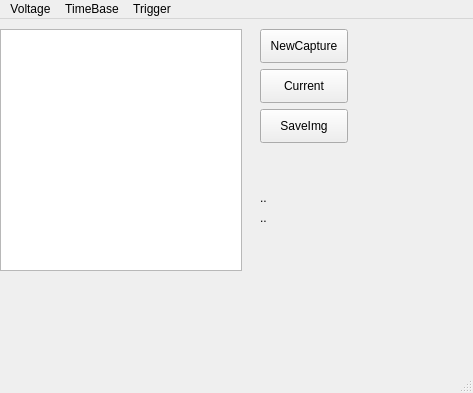
<?xml version="1.0" encoding="UTF-8"?>
<ui version="4.0">
 <class>QtDSO</class>
 <widget class="QMainWindow" name="QtDSO">
  <property name="geometry">
   <rect>
    <x>0</x>
    <y>0</y>
    <width>473</width>
    <height>393</height>
   </rect>
  </property>
  <property name="windowTitle">
   <string>MainWindow</string>
  </property>
  <widget class="QWidget" name="centralwidget">
   <widget class="QGraphicsView" name="graphicsView">
    <property name="geometry">
     <rect>
      <x>0</x>
      <y>10</y>
      <width>242</width>
      <height>242</height>
     </rect>
    </property>
    <property name="sizePolicy">
     <sizepolicy hsizetype="Fixed" vsizetype="Maximum">
      <horstretch>0</horstretch>
      <verstretch>0</verstretch>
     </sizepolicy>
    </property>
    <property name="minimumSize">
     <size>
      <width>242</width>
      <height>242</height>
     </size>
    </property>
    <property name="maximumSize">
     <size>
      <width>242</width>
      <height>242</height>
     </size>
    </property>
    <property name="verticalScrollBarPolicy">
     <enum>Qt::ScrollBarAlwaysOff</enum>
    </property>
    <property name="horizontalScrollBarPolicy">
     <enum>Qt::ScrollBarAlwaysOff</enum>
    </property>
   </widget>
   <widget class="QPushButton" name="pushButtonReq">
    <property name="geometry">
     <rect>
      <x>260</x>
      <y>10</y>
      <width>88</width>
      <height>34</height>
     </rect>
    </property>
    <property name="text">
     <string>NewCapture</string>
    </property>
   </widget>
   <widget class="QPushButton" name="pushButtonCurrent">
    <property name="geometry">
     <rect>
      <x>260</x>
      <y>50</y>
      <width>88</width>
      <height>34</height>
     </rect>
    </property>
    <property name="text">
     <string>Current</string>
    </property>
   </widget>
   <widget class="QLabel" name="labelVoltage">
    <property name="geometry">
     <rect>
      <x>260</x>
      <y>170</y>
      <width>58</width>
      <height>18</height>
     </rect>
    </property>
    <property name="text">
     <string>..</string>
    </property>
   </widget>
   <widget class="QLabel" name="labelTimeBase">
    <property name="geometry">
     <rect>
      <x>260</x>
      <y>190</y>
      <width>58</width>
      <height>18</height>
     </rect>
    </property>
    <property name="text">
     <string>..</string>
    </property>
   </widget>
   <widget class="QPushButton" name="pushButtonSave">
    <property name="geometry">
     <rect>
      <x>260</x>
      <y>90</y>
      <width>88</width>
      <height>34</height>
     </rect>
    </property>
    <property name="text">
     <string>SaveImg</string>
    </property>
   </widget>
  </widget>
  <widget class="QMenuBar" name="menubar">
   <property name="geometry">
    <rect>
     <x>0</x>
     <y>0</y>
     <width>473</width>
     <height>30</height>
    </rect>
   </property>
   <widget class="QMenu" name="menuVoltage">
    <property name="title">
     <string>Voltage</string>
    </property>
   </widget>
   <widget class="QMenu" name="menuTimeBase">
    <property name="title">
     <string>TimeBase</string>
    </property>
   </widget>
   <widget class="QMenu" name="menuTrigger">
    <property name="title">
     <string>Trigger</string>
    </property>
   </widget>
   <addaction name="menuVoltage"/>
   <addaction name="menuTimeBase"/>
   <addaction name="menuTrigger"/>
  </widget>
  <widget class="QStatusBar" name="statusbar"/>
  <action name="action5ms">
   <property name="text">
    <string>5ms</string>
   </property>
  </action>
  <action name="action10mV">
   <property name="text">
    <string>10mV</string>
   </property>
  </action>
  <action name="action20mV">
   <property name="text">
    <string>20mV</string>
   </property>
  </action>
  <action name="action50mV">
   <property name="text">
    <string>50mV</string>
   </property>
  </action>
  <action name="action100mV">
   <property name="text">
    <string>100mV</string>
   </property>
  </action>
  <action name="action200mV">
   <property name="text">
    <string>200mV</string>
   </property>
  </action>
  <action name="action500mV">
   <property name="text">
    <string>500mV</string>
   </property>
  </action>
  <action name="action1v">
   <property name="text">
    <string>1v</string>
   </property>
  </action>
  <action name="action2v">
   <property name="text">
    <string>2v</string>
   </property>
  </action>
  <action name="action5V">
   <property name="text">
    <string>5V</string>
   </property>
  </action>
  <action name="action5us">
   <property name="text">
    <string>5us</string>
   </property>
  </action>
  <action name="action10us">
   <property name="text">
    <string>10us</string>
   </property>
  </action>
  <action name="action25us">
   <property name="text">
    <string>25us</string>
   </property>
  </action>
  <action name="action50us">
   <property name="text">
    <string>50us</string>
   </property>
  </action>
  <action name="action100us">
   <property name="text">
    <string>100us</string>
   </property>
  </action>
  <action name="action200us">
   <property name="text">
    <string>200us</string>
   </property>
  </action>
  <action name="action500us">
   <property name="text">
    <string>500us</string>
   </property>
  </action>
  <action name="action1ms">
   <property name="text">
    <string>1ms</string>
   </property>
  </action>
  <action name="action2ms">
   <property name="text">
    <string>2ms</string>
   </property>
  </action>
  <action name="action5ms_2">
   <property name="text">
    <string>5ms</string>
   </property>
  </action>
  <action name="action10ms">
   <property name="text">
    <string>10ms</string>
   </property>
  </action>
  <action name="action20ms">
   <property name="text">
    <string>20ms</string>
   </property>
  </action>
  <action name="action50ms">
   <property name="text">
    <string>50ms</string>
   </property>
  </action>
  <action name="action100ms">
   <property name="text">
    <string>100ms</string>
   </property>
  </action>
  <action name="action200ms">
   <property name="text">
    <string>200ms</string>
   </property>
  </action>
  <action name="actionNone">
   <property name="text">
    <string>None</string>
   </property>
  </action>
  <action name="actionRising">
   <property name="text">
    <string>Rising</string>
   </property>
  </action>
  <action name="actionFalling">
   <property name="text">
    <string>Falling</string>
   </property>
  </action>
 </widget>
 <resources/>
 <connections/>
</ui>
